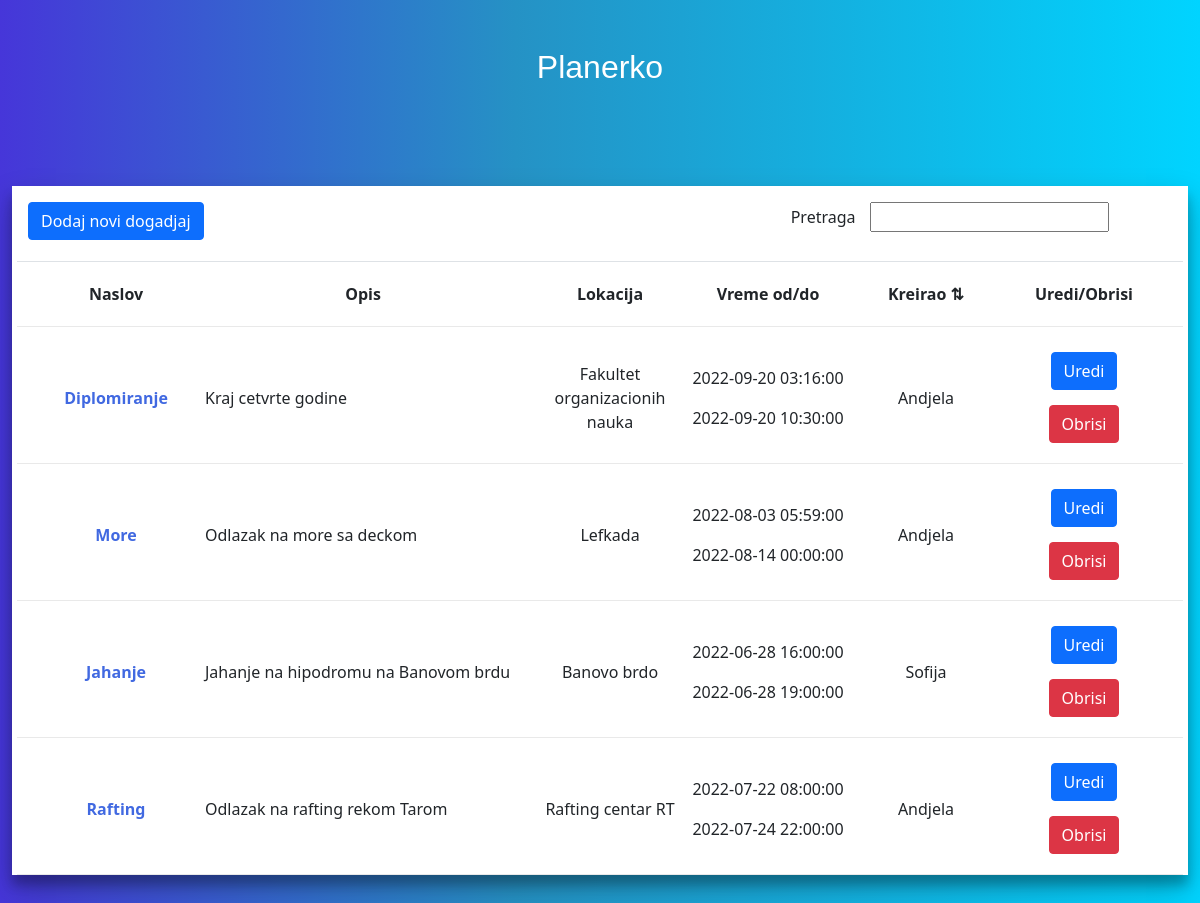
/planerko.php, run on the app's committed database.
### tables this page shows
CREATE TABLE `dogadjaj` (
  `id` int(11) NOT NULL,
  `naslov` varchar(255) NOT NULL,
  `opis` varchar(255) NOT NULL,
  `lokacija` varchar(255) NOT NULL,
  `vremeod` datetime NOT NULL,
  `vremedo` datetime NOT NULL,
  `user_id` int(11) NOT NULL
);

CREATE TABLE `user` (
  `id` int(11) NOT NULL,
  `username` varchar(255) NOT NULL,
  `password` varchar(255) NOT NULL
);

### model/dogadjaj.php (called while the page is built, shortened)
<?php
class Dogadjaj{
    public static function getAll(mysqli $conn){
        $query = "
        SELECT d.id,d.naslov,d.opis,d.lokacija,d.vremeod,d.vremedo,u.username
        FROM dogadjaj d
        INNER JOIN user u on d.user_id=u.id
        ";
        $myArray = array();
        $result = $conn->query($query);
        if($result){
            while($row = $result->fetch_array()){
                $myArray[] = $row;
            }
        }
        return $myArray;
    }
}
?>

### planerko.php (the view, shortened to what this page needs)
<?php
require "dbBroker.php";
require "model/dogadjaj.php";
$data = Dogadjaj::getAll($conn);
?>
<!DOCTYPE html>
<html lang="en">
<head>
    <link href="https://cdn.jsdelivr.net/npm/bootstrap@5.1.3/dist/css/bootstrap.min.css" rel="stylesheet">
    <link rel="stylesheet" href="css/style.css">
</head>
<body>
    <div class="container">
        <h2 class="text-center text-white mt-5">Planerko</h2>
        <div id="task-container">
            <div class="taks-wrapper p-3 flex-wrapper">
                <div style="flex:2">
                    <button class="btn btn-primary" onclick="prikazi();">Dodaj novi dogadjaj</button>
                </div>
                <div style="flex:1">
                    <form action="">
                        <label style="margin-right:10px" for="pretraga">Pretraga</label>
                        <input id="pretraga" oninput="pretrazi();" class="ml-1" name="pretraga" type="text">
                    </form>
                </div>
            </div>
            <div class="task-wrapper flex-wrapper border-top text-center" style="font-weight: bold;">
                <div style="flex:1">Naslov</div>
                <div style="flex:2; padding-left:10px; padding-right:10px;">Opis</div>
                <div style="flex:1">Lokacija</div>
                <div style="flex:1">Vreme od/do</div>
                <div onclick="sortirajPoKorisniku();" style="flex:1; cursor: pointer;">Kreirao ⇅</div>
                <div style="flex:1">Uredi/Obrisi</div>
            </div>
            <div id="data">
                <?php
                    foreach(array_reverse($data) as $row):
                ?>
                <div class="task-wrapper flex-wrapper align-items-center">
                    <div id="naslov" class="text-center" style="flex:1; font-weight:bolder; color:royalblue"><?php echo $row['naslov'] ?></div>
                    <div id="opis" class="opis" style="flex:2; padding-left:10px; padding-right:10px;"><?php echo $row['opis'] ?></div>
                    <div id="lokacija" class="text-center" style="flex:1"><?php echo $row['lokacija'] ?></div>
                    <div class="text-center" style="flex:1">
                        <div class="flex-row">
                            <div id="vremeod" class="pb-3"><?php echo $row['vremeod'] ?></div>
                            <div id="vremedo"><?php echo $row['vremedo'] ?></div>
                        </div>
                    </div>
                    <div class="text-center" style="flex:1"><?php echo $row['username'] ?></div>
                    <div class="text-center" style="flex:1">
                        <div>
                            <button class="btn btn-primary"
                            onclick="uredi(<?php echo $row['id'] ?>, '<?php echo $row['naslov'] ?>', '<?php echo $row['opis'] ?>', '<?php echo $row['lokacija'] ?>', '<?php echo $row['vremeod'] ?>', '<?php echo $row['vremedo'] ?>');">Uredi</button>
                            <div class="break"></div>
                            <button class="btn btn-danger" onclick="obrisi(<?php echo $row['id'] ?>);">Obrisi</button>
                        </div>
                    </div>
                </div>
                <?php
                    endforeach;
                ?>
            </div>
        </div>
    </div>
</body>
</html>

### css/style.css (style rules this page uses)
body { background: linear-gradient(90deg, rgb(70, 54, 217) 0%, rgb(37, 146, 197) 43%, rgba(0,212,255,1) 100%); }
h1, h2, h3, h4, h5, p, span, strike { font-family: 'Montserrat', sans-serif; }
#task-container { max-width:1200px; margin:0 auto; box-shadow: 0 14px 28px rgba(0,0,0,0.25), 0 10px 10px rgba(0,0,0,0.22); background-color: #fff; margin-top:100px; margin-bottom:100px; justify-content: space-around; align-items: flex-start; }
.container { max-width: 1200px; }
.flex-wrapper { display: flex; flex-wrap: wrap; }
.break { flex-basis: 100%; height: 15px; }
.task-wrapper { margin:5px; padding: 5px; padding:20px; border-bottom: 1px solid #e9e9e9; }
.opis { text-align: justify; text-justify: inter-word; }

### data on the page
dogadjaj: naslov "Diplomiranje", opis "Kraj cetvrte godine", lokacija "Fakultet organizacionih nauka", vremeod "2022-09-20 03:16:00", vremedo "2022-09-20 10:30:00", user.username "Andjela"
dogadjaj: naslov "More", opis "Odlazak na more sa deckom", lokacija "Lefkada", vremeod "2022-08-03 05:59:00", vremedo "2022-08-14 00:00:00", user.username "Andjela"
dogadjaj: naslov "Jahanje", opis "Jahanje na hipodromu na Banovom brdu", lokacija "Banovo brdo", vremeod "2022-06-28 16:00:00", vremedo "2022-06-28 19:00:00", user.username "Sofija"
dogadjaj: naslov "Rafting", opis "Odlazak na rafting rekom Tarom", lokacija "Rafting centar RT", vremeod "2022-07-22 08:00:00", vremedo "2022-07-24 22:00:00", user.username "Andjela"
